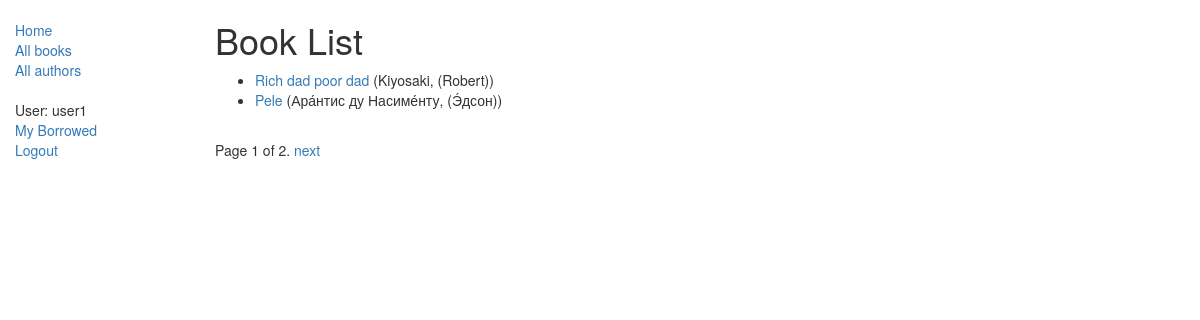
Screenshot of /catalog/books/ (signed in) with the database file from the repository.
### catalog/models.py (models this page shows, shortened)
class Book(models.Model):
	title = models.CharField(max_length=200)
	author = models.ForeignKey('Author', on_delete=models.SET_NULL, null=True)
	summary = models.TextField(max_length=1000, help_text="Enter a brief description of the book")
	isbn = models.CharField('ISBN',max_length=13, help_text='13 Character <a href="https://www.isbn-international.org/content/what-isbn">ISBN number</a>')
	genre = models.ManyToManyField(Genre, help_text="Select a genre for this book")
	language = models.ForeignKey('Language', on_delete=models.SET_NULL, null=True)
	def get_absolute_url(self):
		return reverse('book-detail', args=[str(self.id)])
	def display_genre(self):
		"""
		Creates a string for the Genre. This is required to display genre in Admin.
		"""
		return ', '.join([ genre.name for genre in self.genre.all()[:3] ])
	display_genre.short_description = 'Genre'

class Author(models.Model):
	first_name = models.CharField(max_length=100)
	last_name = models.CharField(max_length=100)
	date_of_birth = models.DateField(null=True, blank=True)
	date_of_death = models.DateField('died', null=True, blank=True)
	class Meta:
		ordering = ['last_name', 'first_name']
	def __str__(self):
		return '{0}, ({1})'.format(self.last_name, self.first_name)

### catalog/views.py (the view)
class BookListView(LoginRequiredMixin, generic.ListView):
	model = Book
	paginate_by = 2

### catalog/templates/catalog/book_list.html (shortened to what this page needs)
{% extends "base_generic.html" %}
{% block content %}
    <h1>Book List</h1>
    {% if book_list %}
    <ul>
      {% for book in book_list %}
      <li>
        <a href="{{ book.get_absolute_url }}">{{ book.title }}</a> ({{book.author}})
      </li>
      {% endfor %}
    </ul>
    {% else %}
      <p>There are no books in the library.</p>
    {% endif %}
{% endblock %}

### catalog/templates/base_generic.html (shortened to what this page needs)
<!DOCTYPE html>
<html lang="en">
<head>
	<link rel="stylesheet" href="https://maxcdn.bootstrapcdn.com/bootstrap/3.3.7/css/bootstrap.min.css">
	{% load static %}
	<link rel="stylesheet" href="{% static 'static/css/styles.css' %}">
</head>
<body>
	<div class="container-fluid">
	  <div class="row">
		<div class="col-sm-2">
		{% block sidebar %}
		  <ul class="sidebar-nav">
			<li><a href="{% url 'index' %}">Home</a></li>
			<li><a href="{% url 'books' %}">All books</a></li>
			<li><a href="{% url 'authors' %}">All authors</a></li>
		 </ul>
		 <ul class="sidebar-nav">
			{% if user.is_authenticated %}
			   <li>User: {{ user.get_username }}</li>
			   <li><a href="{% url 'my-borrowed' %}">My Borrowed</a></li>
			   <li><a href="{% url 'logout'%}?next={{request.path}}">Logout</a></li>
			{% else %}
			   <li><a href="{% url 'login'%}?next={{request.path}}">Login</a></li>
			{% endif %}
		 </ul>
		{% endblock %}
		  </div>
	      <div class="col-sm-10 ">
	      {% block content %}{% endblock %}
	      {% block pagination %}
	        {% if is_paginated %}
	            <div class="pagination">
	                <span class="page-links">
	                    <span class="page-current">
	                        Page {{ page_obj.number }} of {{ page_obj.paginator.num_pages }}.
	                    </span>
	                    {% if page_obj.has_next %}
	                        <a href="{{ request.path }}?page={{ page_obj.next_page_number }}">next</a>
	                    {% endif %}
	                </span>
	            </div>
	        {% endif %}
	      {% endblock %}
	  	  </div>
		</div>
	</div>
</body>
</html>

### catalog/static/css/styles.css (style rules this page uses)
.sidebar-nav { margin-top: 20px; padding: 0; list-style: none; }

### rows the page displays
Book: title "Rich dad poor dad", author "Kiyosaki, (Robert)"
Book: title "Pele", author "Ара́нтис ду Насиме́нту, (Э́дсон)"

### other values shown
{{ user.get_username }} "user1"
{{ page_obj.number }} "1"
{{ page_obj.paginator.num_pages }} "2"
